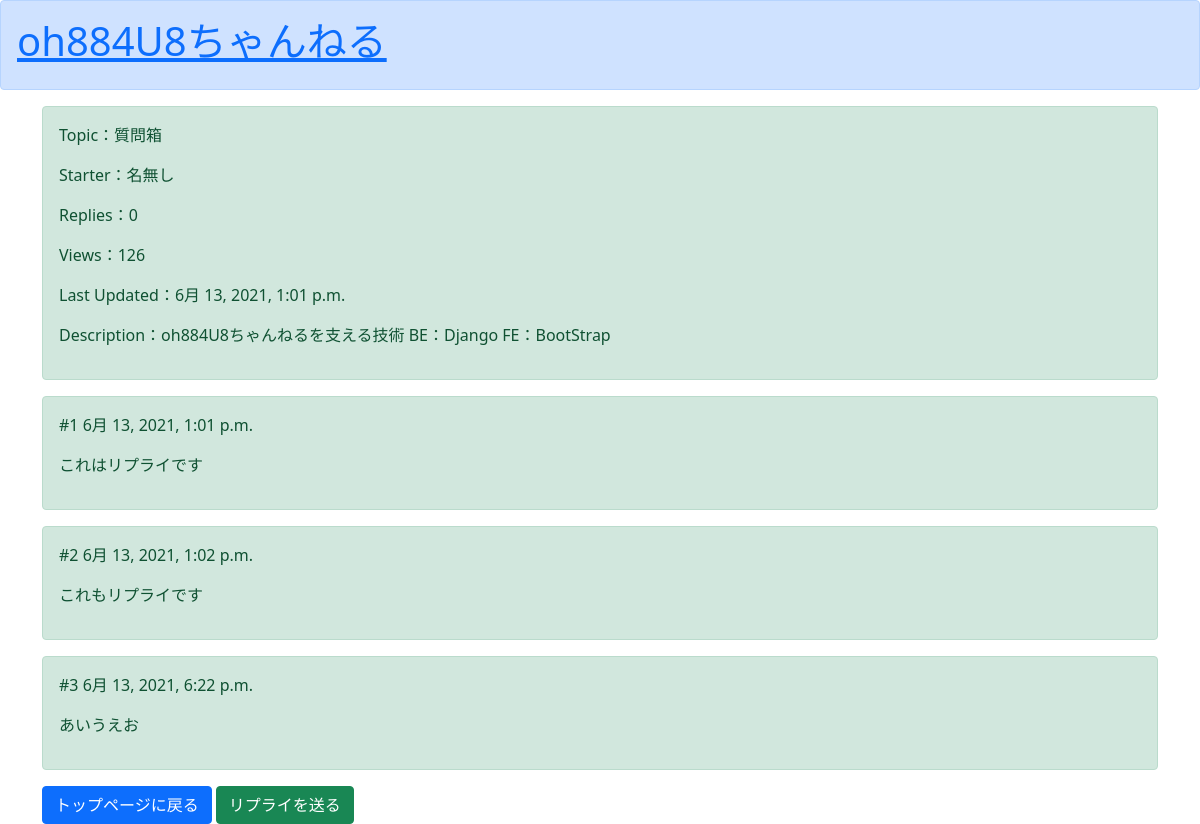
Page /detail/1/ on the committed database.
### boardapp/models.py (models this page shows, shortened)
class BoardModel(models.Model):
    topic = models.CharField(max_length=30)
    starter = models.CharField(max_length=10, default="名無し")
    replies = models.PositiveIntegerField(default=0)
    views = models.PositiveIntegerField(default=0)
    last_updated = models.DateTimeField(default=timezone.now)
    description = models.TextField()

class PostModel(models.Model):
    topic_id = models.PositiveIntegerField(default=1)
    user = models.CharField(max_length=10)
    posted_date = models.DateTimeField(default=timezone.now)
    message = models.TextField()

### boardapp/views.py (the view)
# urls.py: path('detail/<int:pk>/', detailfunc, name='detail'),
def detailfunc(request, pk):
    object = get_object_or_404(BoardModel, pk=pk)
    object.views += 1
    object.save()
    post_list = PostModel.objects.all()
    return render(request, 'detail.html', {'object':object, 'post_list':post_list})

### templates/detail.html
{% extends 'base.html' %}
{% block content %}
<div class="container">
  <div class="alert alert-success" role="alert">
    <p>Topic：{{ object.topic }}</p>
    <p>Starter：{{ object.starter }}</p>
    <p>Replies：{{ object.replies }}</p>
    <p>Views：{{ object.views }}</p>
    <p>Last Updated：{{ object.last_updated }}</p>
    <p>Description：{{ object.description }}</p>
  </div>
  {% for post in post_list %}
  {% if post.topic_id == object.id %}
  <div class="alert alert-success" role="alert">
    <p>#{{post.pk}} {{post.posted_date}}</p>
    <p>{{ post.message }}</p>
  </div>
  {% endif %}
  {% endfor %}
  <a href="{% url 'list' %}" class="btn btn-primary" tabindex="-1" role="button" aria-disabled="true">トップページに戻る</a>
  <a href="{% url 'replycreate' object.pk %}" class="btn btn-success" tabindex="-1" role="button" aria-disabled="true">リプライを送る</a>
</div>
{% endblock content %}

### rows in the picture
BoardModel: topic "質問箱", starter "名無し", replies "0", views "126", last_updated "6月 13, 2021, 1:01 p.m.", description "oh884U8ちゃんねるを支える技術 BE：Django FE：BootStrap"
PostModel: pk "1", posted_date "6月 13, 2021, 1:01 p.m.", message "これはリプライです"
PostModel: pk "2", posted_date "6月 13, 2021, 1:02 p.m.", message "これもリプライです"
PostModel: pk "3", posted_date "6月 13, 2021, 6:22 p.m.", message "あいうえお"
